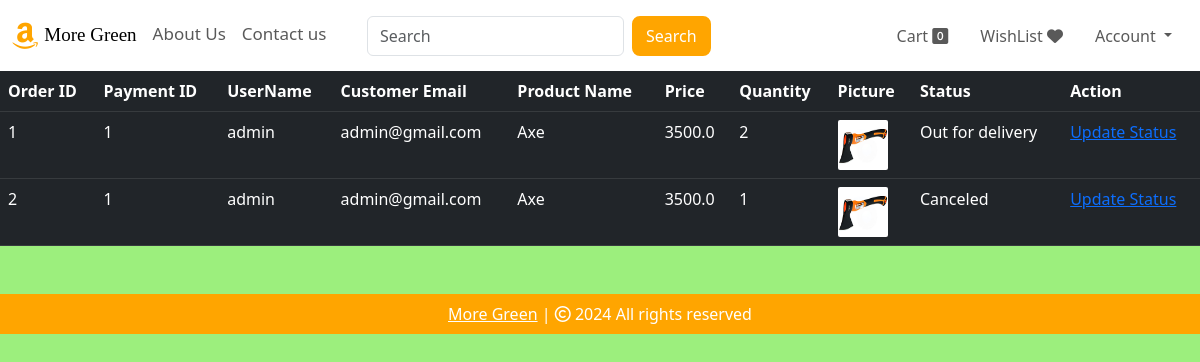
The page /view-orders (signed in) on the database its author committed.
### website/models.py (models this page shows, shortened)
class Order(db.Model):
    id = db.Column(db.Integer, primary_key=True)
    quantity = db.Column(db.Integer, nullable=False)
    price = db.Column(db.Float, nullable=False)
    status = db.Column(db.String(100), nullable=False)
    payment_id = db.Column(db.String(1000), nullable=True)
    customer_link = db.Column(db.Integer, db.ForeignKey('customer.id'), nullable=False)
    product_link = db.Column(db.Integer, db.ForeignKey('product.id'), nullable=False)

class Customer(db.Model, UserMixin):
    id = db.Column(db.Integer, primary_key=True)
    email = db.Column(db.String(100), unique=True)
    username = db.Column(db.String(100))
    password_hash = db.Column(db.String(150))
    date_joined = db.Column(db.DateTime(), default=datetime.utcnow)
    cart_items = db.relationship('Cart', backref=db.backref('customer', lazy=True))
    orders = db.relationship('Order', backref=db.backref('customer', lazy=True))
    @property
    def password(self):
        raise AttributeError('Password is not a readable Attribute')

class Product(db.Model):
    id = db.Column(db.Integer, primary_key=True)
    product_name = db.Column(db.String(100), nullable=False)
    current_price = db.Column(db.Float, nullable=False)
    previous_price = db.Column(db.Float, nullable=False)
    in_stock = db.Column(db.Integer, nullable=False)
    product_picture = db.Column(db.String(1000), nullable=False)
    flash_sale = db.Column(db.Boolean, default=False)
    date_added = db.Column(db.DateTime, default=datetime.utcnow)
    carts = db.relationship('Cart', backref=db.backref('product', lazy=True))
    orders = db.relationship('Order', backref=db.backref('product', lazy=True))

### website/admin.py (the view)
@admin.route('/view-orders')
@login_required
def order_view():
    if current_user.id == 1:
        orders = Order.query.all()
        return render_template('view_orders.html', orders=orders)
    return render_template('404.html')

### website/__init__.py (called while the page is built)
def create_app():
    app = Flask(__name__)
    app.config['SECRET_KEY'] = 'hbnwdvbn ajnbsjn ahe'
    app.config['SQLALCHEMY_DATABASE_URI'] = f'sqlite:///{DB_NAME}'
    db.init_app(app)
    @app.errorhandler(404)
    def page_not_found(error):
        return render_template('404.html')
    login_manager = LoginManager()
    login_manager.init_app(app)
    login_manager.login_view = 'auth.login'
    @login_manager.user_loader
    def load_user(id):
        return Customer.query.get(int(id))
    from .views import views
    from .auth import auth
    from .admin import admin
    from .models import Customer, Cart, Product, Order
    app.register_blueprint(views, url_prefix='/') # localhost:5000/about-us
    app.register_blueprint(auth, url_prefix='/') # localhost:5000/auth/change-password
    app.register_blueprint(admin, url_prefix='/')
    return app

### website/templates/view_orders.html (shortened to what this page needs)
{% extends 'base.html' %}
{% block body %}
<table class="table table-dark table-hover">
    <thead>
        <tr>
            <th scope="col">Order ID</th>
            <th scope="col">Payment ID</th>
            <th scope="col">UserName</th>
            <th scope="col">Customer Email</th>
            <th scope="col">Product Name</th>
            <th scope="col">Price</th>
            <th scope="col">Quantity</th>
            <th scope="col">Picture</th>
            <th scope="col">Status</th>
            <th scope="col">Action</th>
        </tr>
    </thead>
    <tbody>
        {% for order in orders %}
        <tr>
            <td>{{ order.id }}</td>
            <td>{{ order.payment_id }}</td>
            <td>{{ order.customer.username }}</td>
            <td>{{ order.customer.email }}</td>
            <td>{{ order.product.product_name }}</td>
            <td>{{ order.price }}</td>
            <td>{{ order.quantity }}</td>
            <td><img src="{{ order.product.product_picture }}" alt="" style="height: 50px; width: 50px; border-radius: 2px;"></td>
            <td>{{ order.status}}</td>
            <td>
                <a href="/update-order/{{ order.id }}">Update Status</a>
            </td>
        </tr>
        {% endfor %}
    </tbody>
</table>
{% endblock %}

### rows shown on the page
Order: id "1", payment_id "1", customer.username "admin", customer.email "admin@gmail.com", product.product_name "Axe", price "3500.0", quantity "2", product.product_picture (picture), status "Out for delivery"
Order: id "2", payment_id "1", customer.username "admin", customer.email "admin@gmail.com", product.product_name "Axe", price "3500.0", quantity "1", product.product_picture (picture), status "Canceled"
